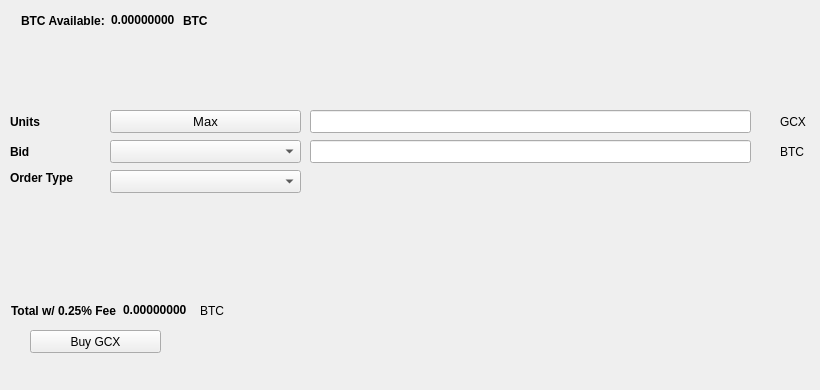
   <widget class="QWidget" name="BuyTab">
    <attribute name="title">
     <string>Buy</string>
    </attribute>
    <widget class="QPushButton" name="BuyGCX">
     <property name="geometry">
      <rect>
       <x>30</x>
       <y>330</y>
       <width>131</width>
       <height>23</height>
      </rect>
     </property>
     <property name="text">
      <string>Buy GCX</string>
     </property>
     <property name="icon">
      <iconset resource="../gcx.qrc">
       <normaloff>:/icons/bitcoin</normaloff>:/icons/bitcoin</iconset>
     </property>
    </widget>
    <widget class="QLabel" name="label_3">
     <property name="geometry">
      <rect>
       <x>10</x>
       <y>110</y>
       <width>46</width>
       <height>23</height>
      </rect>
     </property>
     <property name="font">
      <font>
       <weight>75</weight>
       <bold>true</bold>
      </font>
     </property>
     <property name="text">
      <string>Units</string>
     </property>
    </widget>
    <widget class="QLineEdit" name="UnitsInput">
     <property name="geometry">
      <rect>
       <x>310</x>
       <y>110</y>
       <width>441</width>
       <height>23</height>
      </rect>
     </property>
     <property name="font">
      <font>
       <pointsize>9</pointsize>
       <weight>75</weight>
       <bold>true</bold>
      </font>
     </property>
    </widget>
    <widget class="QLineEdit" name="BuyBidPriceEdit">
     <property name="geometry">
      <rect>
       <x>310</x>
       <y>140</y>
       <width>441</width>
       <height>23</height>
      </rect>
     </property>
     <property name="font">
      <font>
       <pointsize>9</pointsize>
       <weight>75</weight>
       <bold>true</bold>
      </font>
     </property>
    </widget>
    <widget class="QLabel" name="label_4">
     <property name="geometry">
      <rect>
       <x>780</x>
       <y>110</y>
       <width>31</width>
       <height>23</height>
      </rect>
     </property>
     <property name="text">
      <string>GCX</string>
     </property>
    </widget>
    <widget class="QLabel" name="label_5">
     <property name="geometry">
      <rect>
       <x>780</x>
       <y>140</y>
       <width>31</width>
       <height>23</height>
      </rect>
     </property>
     <property name="text">
      <string>BTC</string>
     </property>
    </widget>
    <widget class="QLabel" name="label_6">
     <property name="geometry">
      <rect>
       <x>10</x>
       <y>140</y>
       <width>46</width>
       <height>23</height>
      </rect>
     </property>
     <property name="font">
      <font>
       <weight>75</weight>
       <bold>true</bold>
      </font>
     </property>
     <property name="text">
      <string>Bid</string>
     </property>
    </widget>
    <widget class="QLabel" name="label_7">
     <property name="geometry">
      <rect>
       <x>10</x>
       <y>170</y>
       <width>91</width>
       <height>16</height>
      </rect>
     </property>
     <property name="font">
      <font>
       <weight>75</weight>
       <bold>true</bold>
      </font>
     </property>
     <property name="text">
      <string>Order Type</string>
     </property>
    </widget>
    <widget class="QPushButton" name="Buy_Max_Amount">
     <property name="geometry">
      <rect>
       <x>110</x>
       <y>110</y>
       <width>191</width>
       <height>23</height>
      </rect>
     </property>
     <property name="font">
      <font>
       <pointsize>10</pointsize>
      </font>
     </property>
     <property name="text">
      <string>Max</string>
     </property>
    </widget>
    <widget class="QComboBox" name="BuyBidcomboBox">
     <property name="geometry">
      <rect>
       <x>110</x>
       <y>140</y>
       <width>191</width>
       <height>23</height>
      </rect>
     </property>
     <property name="font">
      <font>
       <pointsize>10</pointsize>
      </font>
     </property>
    </widget>
    <widget class="QComboBox" name="buyOrdertypeCombo">
     <property name="geometry">
      <rect>
       <x>110</x>
       <y>170</y>
       <width>191</width>
       <height>23</height>
      </rect>
     </property>
     <property name="font">
      <font>
       <pointsize>10</pointsize>
      </font>
     </property>
    </widget>
    <widget class="QWidget" name="layoutWidget1">
     <property name="geometry">
      <rect>
       <x>21</x>
       <y>11</y>
       <width>227</width>
       <height>19</height>
      </rect>
     </property>
     <layout class="QHBoxLayout" name="horizontalLayout_3">
      <item>
       <widget class="QLabel" name="label232">
        <property name="font">
         <font>
          <weight>75</weight>
          <bold>true</bold>
         </font>
        </property>
        <property name="text">
         <string>BTC Available:</string>
        </property>
       </widget>
      </item>
      <item>
       <widget class="QLabel" name="BtcAvailableLbl">
        <property name="palette">
         <palette>
          <active>
           <colorrole role="WindowText">
            <brush brushstyle="SolidPattern">
             <color alpha="255">
              <red>0</red>
              <green>0</green>
              <blue>0</blue>
             </color>
            </brush>
           </colorrole>
           <colorrole role="Button">
            <brush brushstyle="SolidPattern">
             <color alpha="255">
              <red>0</red>
              <green>170</green>
              <blue>0</blue>
             </color>
            </brush>
           </colorrole>
           <colorrole role="Light">
            <brush brushstyle="SolidPattern">
             <color alpha="255">
              <red>0</red>
              <green>255</green>
              <blue>0</blue>
             </color>
            </brush>
           </colorrole>
           <colorrole role="Midlight">
            <brush brushstyle="SolidPattern">
             <color alpha="255">
              <red>0</red>
              <green>212</green>
              <blue>0</blue>
             </color>
            </brush>
           </colorrole>
           <colorrole role="Dark">
            <brush brushstyle="SolidPattern">
             <color alpha="255">
              <red>0</red>
              <green>85</green>
              <blue>0</blue>
             </color>
            </brush>
           </colorrole>
           <colorrole role="Mid">
            <brush brushstyle="SolidPattern">
             <color alpha="255">
              <red>0</red>
              <green>113</green>
              <blue>0</blue>
             </color>
            </brush>
           </colorrole>
           <colorrole role="Text">
            <brush brushstyle="SolidPattern">
             <color alpha="255">
              <red>0</red>
              <green>170</green>
              <blue>0</blue>
             </color>
            </brush>
           </colorrole>
           <colorrole role="BrightText">
            <brush brushstyle="SolidPattern">
             <color alpha="255">
              <red>255</red>
              <green>255</green>
              <blue>255</blue>
             </color>
            </brush>
           </colorrole>
           <colorrole role="ButtonText">
            <brush brushstyle="SolidPattern">
             <color alpha="255">
              <red>0</red>
              <green>0</green>
              <blue>0</blue>
             </color>
            </brush>
           </colorrole>
           <colorrole role="Base">
            <brush brushstyle="SolidPattern">
             <color alpha="255">
              <red>255</red>
              <green>255</green>
              <blue>255</blue>
             </color>
            </brush>
           </colorrole>
           <colorrole role="Window">
            <brush brushstyle="SolidPattern">
             <color alpha="255">
              <red>0</red>
              <green>170</green>
              <blue>0</blue>
             </color>
            </brush>
           </colorrole>
           <colorrole role="Shadow">
            <brush brushstyle="SolidPattern">
             <color alpha="255">
              <red>0</red>
              <green>0</green>
              <blue>0</blue>
             </color>
            </brush>
           </colorrole>
           <colorrole role="AlternateBase">
            <brush brushstyle="SolidPattern">
             <color alpha="255">
              <red>127</red>
              <green>212</green>
              <blue>127</blue>
             </color>
            </brush>
           </colorrole>
           <colorrole role="ToolTipBase">
            <brush brushstyle="SolidPattern">
             <color alpha="255">
              <red>255</red>
              <green>255</green>
              <blue>220</blue>
             </color>
            </brush>
           </colorrole>
           <colorrole role="ToolTipText">
            <brush brushstyle="SolidPattern">
             <color alpha="255">
              <red>0</red>
              <green>0</green>
              <blue>0</blue>
             </color>
            </brush>
           </colorrole>
          </active>
          <inactive>
           <colorrole role="WindowText">
            <brush brushstyle="SolidPattern">
             <color alpha="255">
              <red>0</red>
              <green>0</green>
              <blue>0</blue>
             </color>
            </brush>
           </colorrole>
           <colorrole role="Button">
            <brush brushstyle="SolidPattern">
             <color alpha="255">
              <red>0</red>
              <green>170</green>
              <blue>0</blue>
             </color>
            </brush>
           </colorrole>
           <colorrole role="Light">
            <brush brushstyle="SolidPattern">
             <color alpha="255">
              <red>0</red>
              <green>255</green>
              <blue>0</blue>
             </color>
            </brush>
           </colorrole>
           <colorrole role="Midlight">
            <brush brushstyle="SolidPattern">
             <color alpha="255">
              <red>0</red>
              <green>212</green>
              <blue>0</blue>
             </color>
            </brush>
           </colorrole>
           <colorrole role="Dark">
            <brush brushstyle="SolidPattern">
             <color alpha="255">
              <red>0</red>
              <green>85</green>
              <blue>0</blue>
             </color>
            </brush>
           </colorrole>
           <colorrole role="Mid">
            <brush brushstyle="SolidPattern">
             <color alpha="255">
              <red>0</red>
              <green>113</green>
              <blue>0</blue>
             </color>
            </brush>
           </colorrole>
           <colorrole role="Text">
            <brush brushstyle="SolidPattern">
             <color alpha="255">
              <red>0</red>
              <green>170</green>
              <blue>0</blue>
             </color>
            </brush>
           </colorrole>
           <colorrole role="BrightText">
            <brush brushstyle="SolidPattern">
             <color alpha="255">
              <red>255</red>
              <green>255</green>
              <blue>255</blue>
             </color>
            </brush>
           </colorrole>
           <colorrole role="ButtonText">
            <brush brushstyle="SolidPattern">
             <color alpha="255">
              <red>0</red>
              <green>0</green>
              <blue>0</blue>
             </color>
            </brush>
           </colorrole>
           <colorrole role="Base">
            <brush brushstyle="SolidPattern">
             <color alpha="255">
              <red>255</red>
              <green>255</green>
              <blue>255</blue>
             </color>
            </brush>
           </colorrole>
           <colorrole role="Window">
            <brush brushstyle="SolidPattern">
             <color alpha="255">
              <red>0</red>
              <green>170</green>
              <blue>0</blue>
             </color>
            </brush>
           </colorrole>
           <colorrole role="Shadow">
            <brush brushstyle="SolidPattern">
             <color alpha="255">
              <red>0</red>
              <green>0</green>
              <blue>0</blue>
             </color>
            </brush>
           </colorrole>
           <colorrole role="AlternateBase">
            <brush brushstyle="SolidPattern">
             <color alpha="255">
              <red>127</red>
              <green>212</green>
              <blue>127</blue>
             </color>
            </brush>
           </colorrole>
           <colorrole role="ToolTipBase">
            <brush brushstyle="SolidPattern">
             <color alpha="255">
              <red>255</red>
              <green>255</green>
              <blue>220</blue>
             </color>
            </brush>
           </colorrole>
           <colorrole role="ToolTipText">
            <brush brushstyle="SolidPattern">
             <color alpha="255">
              <red>0</red>
              <green>0</green>
              <blue>0</blue>
             </color>
            </brush>
           </colorrole>
          </inactive>
          <disabled>
           <colorrole role="WindowText">
            <brush brushstyle="SolidPattern">
             <color alpha="255">
              <red>0</red>
              <green>85</green>
              <blue>0</blue>
             </color>
            </brush>
           </colorrole>
           <colorrole role="Button">
            <brush brushstyle="SolidPattern">
             <color alpha="255">
              <red>0</red>
              <green>170</green>
              <blue>0</blue>
             </color>
            </brush>
           </colorrole>
           <colorrole role="Light">
            <brush brushstyle="SolidPattern">
             <color alpha="255">
              <red>0</red>
              <green>255</green>
              <blue>0</blue>
             </color>
            </brush>
           </colorrole>
           <colorrole role="Midlight">
            <brush brushstyle="SolidPattern">
             <color alpha="255">
              <red>0</red>
              <green>212</green>
              <blue>0</blue>
             </color>
            </brush>
           </colorrole>
           <colorrole role="Dark">
            <brush brushstyle="SolidPattern">
             <color alpha="255">
              <red>0</red>
              <green>85</green>
              <blue>0</blue>
             </color>
            </brush>
           </colorrole>
           <colorrole role="Mid">
            <brush brushstyle="SolidPattern">
             <color alpha="255">
              <red>0</red>
              <green>113</green>
              <blue>0</blue>
             </color>
            </brush>
           </colorrole>
           <colorrole role="Text">
            <brush brushstyle="SolidPattern">
             <color alpha="255">
              <red>0</red>
              <green>85</green>
              <blue>0</blue>
             </color>
            </brush>
           </colorrole>
           <colorrole role="BrightText">
            <brush brushstyle="SolidPattern">
             <color alpha="255">
              <red>255</red>
              <green>255</green>
              <blue>255</blue>
             </color>
            </brush>
           </colorrole>
           <colorrole role="ButtonText">
            <brush brushstyle="SolidPattern">
             <color alpha="255">
              <red>0</red>
              <green>85</green>
              <blue>0</blue>
             </color>
            </brush>
           </colorrole>
           <colorrole role="Base">
            <brush brushstyle="SolidPattern">
             <color alpha="255">
              <red>0</red>
              <green>170</green>
              <blue>0</blue>
             </color>
            </brush>
           </colorrole>
           <colorrole role="Window">
            <brush brushstyle="SolidPattern">
             <color alpha="255">
              <red>0</red>
              <green>170</green>
              <blue>0</blue>
             </color>
            </brush>
           </colorrole>
           <colorrole role="Shadow">
            <brush brushstyle="SolidPattern">
             <color alpha="255">
              <red>0</red>
              <green>0</green>
              <blue>0</blue>
             </color>
            </brush>
           </colorrole>
           <colorrole role="AlternateBase">
            <brush brushstyle="SolidPattern">
             <color alpha="255">
              <red>0</red>
              <green>170</green>
              <blue>0</blue>
             </color>
            </brush>
           </colorrole>
           <colorrole role="ToolTipBase">
            <brush brushstyle="SolidPattern">
             <color alpha="255">
              <red>255</red>
              <green>255</green>
              <blue>220</blue>
             </color>
            </brush>
           </colorrole>
           <colorrole role="ToolTipText">
            <brush brushstyle="SolidPattern">
             <color alpha="255">
              <red>0</red>
              <green>0</green>
              <blue>0</blue>
             </color>
            </brush>
           </colorrole>
          </disabled>
         </palette>
        </property>
        <property name="font">
         <font>
          <weight>75</weight>
          <bold>true</bold>
         </font>
        </property>
        <property name="text">
         <string>0.00000000</string>
        </property>
        <property name="textInteractionFlags">
         <set>Qt::LinksAccessibleByMouse|Qt::TextSelectableByKeyboard|Qt::TextSelectableByMouse</set>
        </property>
       </widget>
      </item>
      <item>
       <widget class="QLabel" name="BtcAvailableLbl_2">
        <property name="font">
         <font>
          <weight>75</weight>
          <bold>true</bold>
         </font>
        </property>
        <property name="text">
         <string>BTC</string>
        </property>
       </widget>
      </item>
     </layout>
    </widget>
    <widget class="QWidget" name="layoutWidge2">
     <property name="geometry">
      <rect>
       <x>11</x>
       <y>301</y>
       <width>259</width>
       <height>19</height>
      </rect>
     </property>
     <layout class="QHBoxLayout" name="horizontalLayout_4">
      <item>
       <widget class="QLabel" name="label_9">
        <property name="font">
         <font>
          <weight>75</weight>
          <bold>true</bold>
         </font>
        </property>
        <property name="text">
         <string>Total w/ 0.25% Fee</string>
        </property>
       </widget>
      </item>
      <item>
       <widget class="QLabel" name="BuyCostLabel">
        <property name="palette">
         <palette>
          <active>
           <colorrole role="WindowText">
            <brush brushstyle="SolidPattern">
             <color alpha="255">
              <red>0</red>
              <green>0</green>
              <blue>0</blue>
             </color>
            </brush>
           </colorrole>
           <colorrole role="Button">
            <brush brushstyle="SolidPattern">
             <color alpha="255">
              <red>0</red>
              <green>170</green>
              <blue>0</blue>
             </color>
            </brush>
           </colorrole>
           <colorrole role="Light">
            <brush brushstyle="SolidPattern">
             <color alpha="255">
              <red>0</red>
              <green>255</green>
              <blue>0</blue>
             </color>
            </brush>
           </colorrole>
           <colorrole role="Midlight">
            <brush brushstyle="SolidPattern">
             <color alpha="255">
              <red>0</red>
              <green>212</green>
              <blue>0</blue>
             </color>
            </brush>
           </colorrole>
           <colorrole role="Dark">
            <brush brushstyle="SolidPattern">
             <color alpha="255">
              <red>0</red>
              <green>85</green>
              <blue>0</blue>
             </color>
            </brush>
           </colorrole>
           <colorrole role="Mid">
            <brush brushstyle="SolidPattern">
             <color alpha="255">
              <red>0</red>
              <green>113</green>
              <blue>0</blue>
             </color>
            </brush>
           </colorrole>
           <colorrole role="Text">
            <brush brushstyle="SolidPattern">
             <color alpha="255">
              <red>0</red>
              <green>170</green>
              <blue>0</blue>
             </color>
            </brush>
           </colorrole>
           <colorrole role="BrightText">
            <brush brushstyle="SolidPattern">
             <color alpha="255">
              <red>255</red>
              <green>255</green>
              <blue>255</blue>
             </color>
            </brush>
           </colorrole>
           <colorrole role="ButtonText">
            <brush brushstyle="SolidPattern">
             <color alpha="255">
              <red>0</red>
              <green>0</green>
              <blue>0</blue>
             </color>
            </brush>
           </colorrole>
           <colorrole role="Base">
            <brush brushstyle="SolidPattern">
             <color alpha="255">
              <red>255</red>
              <green>255</green>
              <blue>255</blue>
             </color>
            </brush>
           </colorrole>
           <colorrole role="Window">
            <brush brushstyle="SolidPattern">
             <color alpha="255">
              <red>0</red>
              <green>170</green>
              <blue>0</blue>
             </color>
            </brush>
           </colorrole>
           <colorrole role="Shadow">
            <brush brushstyle="SolidPattern">
             <color alpha="255">
              <red>0</red>
              <green>0</green>
              <blue>0</blue>
             </color>
            </brush>
           </colorrole>
           <colorrole role="AlternateBase">
            <brush brushstyle="SolidPattern">
             <color alpha="255">
              <red>127</red>
              <green>212</green>
              <blue>127</blue>
             </color>
            </brush>
           </colorrole>
           <colorrole role="ToolTipBase">
            <brush brushstyle="SolidPattern">
             <color alpha="255">
              <red>255</red>
              <green>255</green>
              <blue>220</blue>
             </color>
            </brush>
           </colorrole>
           <colorrole role="ToolTipText">
            <brush brushstyle="SolidPattern">
             <color alpha="255">
              <red>0</red>
              <green>0</green>
              <blue>0</blue>
             </color>
            </brush>
           </colorrole>
          </active>
          <inactive>
           <colorrole role="WindowText">
            <brush brushstyle="SolidPattern">
             <color alpha="255">
              <red>0</red>
              <green>0</green>
              <blue>0</blue>
             </color>
            </brush>
           </colorrole>
           <colorrole role="Button">
            <brush brushstyle="SolidPattern">
             <color alpha="255">
              <red>0</red>
              <green>170</green>
              <blue>0</blue>
             </color>
            </brush>
           </colorrole>
           <colorrole role="Light">
            <brush brushstyle="SolidPattern">
             <color alpha="255">
              <red>0</red>
              <green>255</green>
              <blue>0</blue>
             </color>
            </brush>
           </colorrole>
           <colorrole role="Midlight">
            <brush brushstyle="SolidPattern">
             <color alpha="255">
              <red>0</red>
              <green>212</green>
              <blue>0</blue>
             </color>
            </brush>
           </colorrole>
           <colorrole role="Dark">
            <brush brushstyle="SolidPattern">
             <color alpha="255">
              <red>0</red>
              <green>85</green>
              <blue>0</blue>
             </color>
            </brush>
           </colorrole>
           <colorrole role="Mid">
            <brush brushstyle="SolidPattern">
             <color alpha="255">
              <red>0</red>
              <green>113</green>
              <blue>0</blue>
             </color>
            </brush>
           </colorrole>
           <colorrole role="Text">
            <brush brushstyle="SolidPattern">
             <color alpha="255">
              <red>0</red>
              <green>170</green>
              <blue>0</blue>
             </color>
            </brush>
           </colorrole>
           <colorrole role="BrightText">
            <brush brushstyle="SolidPattern">
             <color alpha="255">
              <red>255</red>
              <green>255</green>
              <blue>255</blue>
             </color>
            </brush>
           </colorrole>
           <colorrole role="ButtonText">
            <brush brushstyle="SolidPattern">
             <color alpha="255">
              <red>0</red>
              <green>0</green>
              <blue>0</blue>
             </color>
            </brush>
           </colorrole>
           <colorrole role="Base">
            <brush brushstyle="SolidPattern">
             <color alpha="255">
              <red>255</red>
              <green>255</green>
              <blue>255</blue>
             </color>
            </brush>
           </colorrole>
           <colorrole role="Window">
            <brush brushstyle="SolidPattern">
             <color alpha="255">
              <red>0</red>
              <green>170</green>
              <blue>0</blue>
             </color>
            </brush>
           </colorrole>
           <colorrole role="Shadow">
            <brush brushstyle="SolidPattern">
             <color alpha="255">
              <red>0</red>
              <green>0</green>
              <blue>0</blue>
             </color>
            </brush>
           </colorrole>
           <colorrole role="AlternateBase">
            <brush brushstyle="SolidPattern">
             <color alpha="255">
              <red>127</red>
              <green>212</green>
              <blue>127</blue>
             </color>
            </brush>
           </colorrole>
           <colorrole role="ToolTipBase">
            <brush brushstyle="SolidPattern">
             <color alpha="255">
              <red>255</red>
              <green>255</green>
              <blue>220</blue>
             </color>
            </brush>
           </colorrole>
           <colorrole role="ToolTipText">
            <brush brushstyle="SolidPattern">
             <color alpha="255">
              <red>0</red>
              <green>0</green>
              <blue>0</blue>
             </color>
            </brush>
           </colorrole>
          </inactive>
          <disabled>
           <colorrole role="WindowText">
            <brush brushstyle="SolidPattern">
             <color alpha="255">
              <red>0</red>
              <green>85</green>
              <blue>0</blue>
             </color>
            </brush>
           </colorrole>
           <colorrole role="Button">
            <brush brushstyle="SolidPattern">
             <color alpha="255">
              <red>0</red>
              <green>170</green>
              <blue>0</blue>
             </color>
            </brush>
           </colorrole>
           <colorrole role="Light">
            <brush brushstyle="SolidPattern">
             <color alpha="255">
              <red>0</red>
              <green>255</green>
              <blue>0</blue>
             </color>
            </brush>
           </colorrole>
           <colorrole role="Midlight">
            <brush brushstyle="SolidPattern">
             <color alpha="255">
              <red>0</red>
              <green>212</green>
              <blue>0</blue>
             </color>
            </brush>
           </colorrole>
           <colorrole role="Dark">
            <brush brushstyle="SolidPattern">
             <color alpha="255">
              <red>0</red>
              <green>85</green>
              <blue>0</blue>
             </color>
            </brush>
           </colorrole>
           <colorrole role="Mid">
            <brush brushstyle="SolidPattern">
             <color alpha="255">
              <red>0</red>
              <green>113</green>
              <blue>0</blue>
             </color>
            </brush>
           </colorrole>
           <colorrole role="Text">
            <brush brushstyle="SolidPattern">
             <color alpha="255">
              <red>0</red>
              <green>85</green>
              <blue>0</blue>
             </color>
            </brush>
           </colorrole>
           <colorrole role="BrightText">
            <brush brushstyle="SolidPattern">
             <color alpha="255">
              <red>255</red>
              <green>255</green>
              <blue>255</blue>
             </color>
            </brush>
           </colorrole>
           <colorrole role="ButtonText">
            <brush brushstyle="SolidPattern">
             <color alpha="255">
              <red>0</red>
              <green>85</green>
              <blue>0</blue>
             </color>
            </brush>
           </colorrole>
           <colorrole role="Base">
            <brush brushstyle="SolidPattern">
             <color alpha="255">
              <red>0</red>
              <green>170</green>
              <blue>0</blue>
             </color>
            </brush>
           </colorrole>
           <colorrole role="Window">
            <brush brushstyle="SolidPattern">
             <color alpha="255">
              <red>0</red>
              <green>170</green>
              <blue>0</blue>
             </color>
            </brush>
           </colorrole>
           <colorrole role="Shadow">
            <brush brushstyle="SolidPattern">
             <color alpha="255">
              <red>0</red>
              <green>0</green>
              <blue>0</blue>
             </color>
            </brush>
           </colorrole>
           <colorrole role="AlternateBase">
            <brush brushstyle="SolidPattern">
             <color alpha="255">
              <red>0</red>
              <green>170</green>
              <blue>0</blue>
             </color>
            </brush>
           </colorrole>
           <colorrole role="ToolTipBase">
            <brush brushstyle="SolidPattern">
             <color alpha="255">
              <red>255</red>
              <green>255</green>
              <blue>220</blue>
             </color>
            </brush>
           </colorrole>
           <colorrole role="ToolTipText">
            <brush brushstyle="SolidPattern">
             <color alpha="255">
              <red>0</red>
              <green>0</green>
              <blue>0</blue>
             </color>
            </brush>
           </colorrole>
          </disabled>
         </palette>
        </property>
        <property name="font">
         <font>
          <weight>75</weight>
          <bold>true</bold>
         </font>
        </property>
        <property name="autoFillBackground">
         <bool>false</bool>
        </property>
        <property name="text">
         <string>0.00000000</string>
        </property>
        <property name="textInteractionFlags">
         <set>Qt::LinksAccessibleByMouse|Qt::TextSelectableByMouse</set>
        </property>
       </widget>
      </item>
      <item>
       <widget class="QLabel" name="label_10">
        <property name="font">
         <font>
          <weight>50</weight>
          <bold>false</bold>
         </font>
        </property>
        <property name="text">
         <string>BTC</string>
        </property>
       </widget>
      </item>
     </layout>
    </widget>
    <widget class="QLabel" name="label_24">
     <property name="geometry">
      <rect>
       <x>460</x>
       <y>300</y>
       <width>281</width>
       <height>81</height>
      </rect>
     </property>
     <property name="text">
      <string/>
     </property>
     <property name="pixmap">
      <pixmap>:/images/bittrex</pixmap>
     </property>
    </widget>
   </widget>
